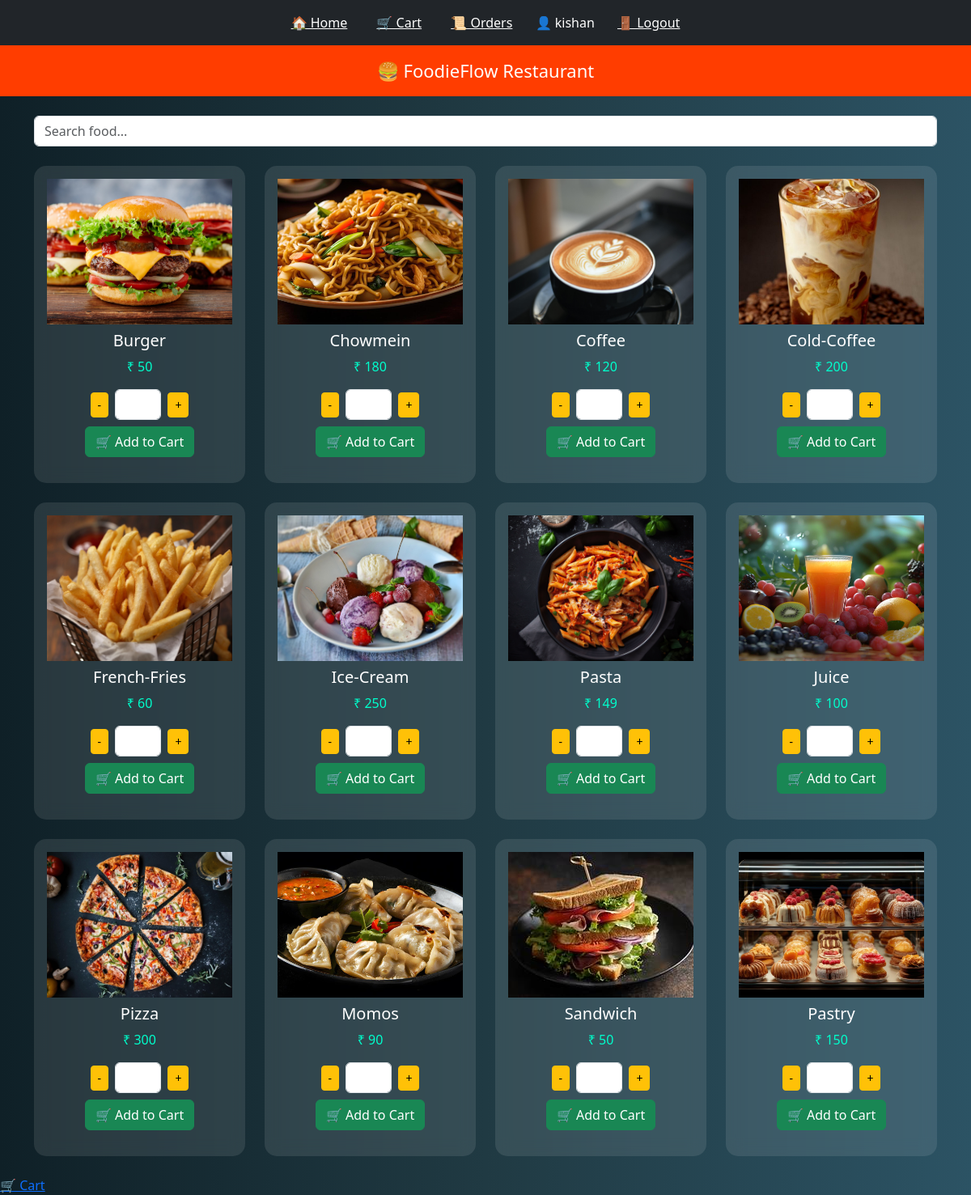
Screenshot of / (signed in) with the database file from the repository.
### app/models.py (models this page shows, shortened)
class Menu(models.Model):
    name = models.CharField(max_length=100)
    price = models.IntegerField()

### app/views.py (the view)
# urls.py: path('', views.home, name='home'),
@never_cache
@login_required(login_url='/login/')
def home(request):
    items = Menu.objects.all()
    for item in items:
        item.image = get_food_image(item.name)
    return render(request, 'index.html', {'items': items})

### app/views.py (called while the page is built)
def get_food_image(name):
    filename = name.lower().replace(' ', '-')
    return static(f"images/{filename}.jpg")

### app/templates/index.html (shortened to what this page needs)
{% load static %}
<!DOCTYPE html>
<html>
<head>
    <link href="https://cdn.jsdelivr.net/npm/bootstrap@5.3.0/dist/css/bootstrap.min.css" rel="stylesheet">
    <link rel="stylesheet" href="{% static 'css/style.css' %}">
</head>
<body>
<div class="bg-dark p-3 text-center">
    <a href="/" class="text-white mx-3">🏠 Home</a>
    {% if user.is_authenticated %}
        <a href="/cart/" class="text-white mx-3">🛒 Cart</a>
        <a href="/history/" class="text-white mx-3">📜 Orders</a>
        <span class="text-white mx-2">👤 {{ user.username }}</span>
        <a href="/logout/" class="text-white mx-3">🚪 Logout</a>
    {% else %}
        <a href="/login/" class="text-white mx-3">🔐 Login</a>
        <a href="{% url 'signup' %}" class="text-white mx-3">📝 Signup</a>
    {% endif %}
</div>
<div class="top-bar">
    🍔 FoodieFlow Restaurant
</div>
<div class="container mt-4">
    <input type="text" id="search" class="form-control mb-4" placeholder="Search food...">
    <div class="row">
        {% for item in items %}
        <div class="col-md-3 mb-4">
            <div class="food-card p-3 text-center" data-name="{{ item.name }}">
                <img src="{{ item.image }}" class="img-fluid mb-2">
                <h5>{{ item.name }}</h5>
                <p class="price">₹ {{ item.price }}</p>
                <div class="d-flex justify-content-center align-items-center mb-2">
                    <button class="btn btn-warning btn-sm"
                            onclick="changeQty('minus','{{ item.id }}')">
                        -
                    </button>
                    <input
                        type="number"
                        id="qty_{{ item.id }}"
                        value=""
                        placeholder=""
                        min="1"
                        class="form-control w-25 text-center mx-2"
                    >
                    <button class="btn btn-warning btn-sm"
                            onclick="changeQty('plus','{{ item.id }}')">
                        +
                    </button>
                </div>
                <button class="btn btn-success"
                        onclick="addToCart('{{ item.id }}')">
                    🛒 Add to Cart
                </button>
            </div>
        </div>
        {% endfor %}
    </div>
</div>
<a href="/cart/" class="floating-cart">🛒 Cart</a>
</body>
</html>

### app/static/css/style.css (style rules this page uses)
body { background: linear-gradient(to right, #0f2027, #203a43, #2c5364); color: white; }
.top-bar { background: #ff3d00; padding: 15px; text-align: center; font-size: 22px; }
.food-card { background: rgba(255,255,255,0.1); backdrop-filter: blur(10px); border-radius: 15px; transition: 0.3s; }
.food-card img { width: 100%; height: 180px; object-fit: cover; }
.price { color: #00ffcc; }

### rows the page displays
Menu: shows a picture, name "Burger", price "50"
Menu: shows a picture, name "Chowmein", price "180"
Menu: shows a picture, name "Coffee", price "120"
Menu: shows a picture, name "Cold-Coffee", price "200"
Menu: shows a picture, name "French-Fries", price "60"
Menu: shows a picture, name "Ice-Cream", price "250"
Menu: shows a picture, name "Pasta", price "149"
Menu: shows a picture, name "Juice", price "100"
Menu: shows a picture, name "Pizza", price "300"
Menu: shows a picture, name "Momos", price "90"
Menu: shows a picture, name "Sandwich", price "50"
Menu: shows a picture, name "Pastry", price "150"

### other values shown
{{ user.username }} "kishan"
